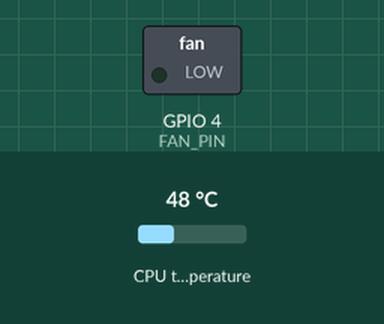
The program below on a simulated Raspberry Pi (BCM pin numbers). Shown: switched loads named in the program (green lamp = pin HIGH). The inputs (shaded band) are chosen by the test bench; at power-on: CPU temperature 48 °C.

Above: at 1.2 s.
1.3 s: CPU temperature set to 53 °C
4.0 s: CPU temperature set to 55 °C
At 4.5 s:
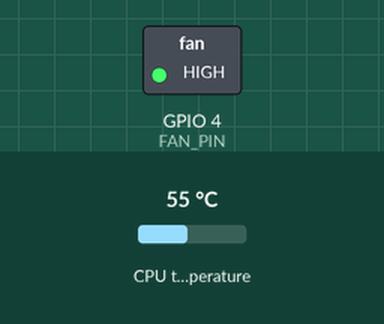
7.5 s: CPU temperature set to 58 °C
At 8.8 s:
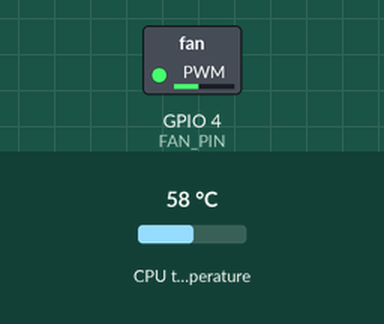
10.2 s: CPU temperature set to 71 °C
At 13.1 s:
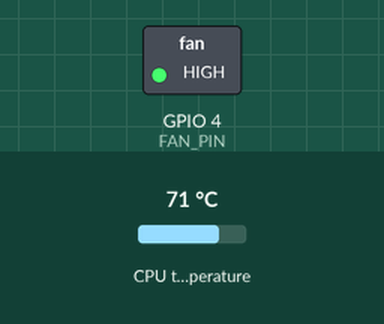
Timing chart, 0 to 14.5 s (numbered marks = the images above; inputs shaded):
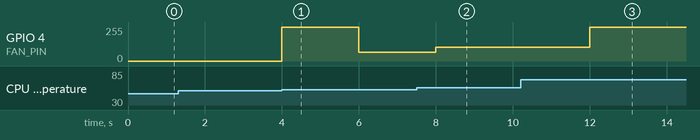

Measured:
- the behaviour switches between 54 and 55 °C on CPU temperature (found by bisection; images 0 and 1)
- after the input at 1.3 s, every drawn part: stays the same
- after the input at 4.0 s, GPIO 4 (FAN_PIN): 0/255 → 255/255 at once, → 64/255 2.0 s later
- after the input at 7.5 s, GPIO 4 (FAN_PIN): 64/255 → 102/255 after 0.50 s
- after the input at 10.2 s, GPIO 4 (FAN_PIN): 102/255 → 255/255 after 1.8 s

The program:

fan_ctrl.py
```python
#!/usr/bin/python3
# -*- coding: utf-8 -*-

import RPi.GPIO as GPIO
import time
import sys

# Configuration
FAN_PIN = 4  # BCM pin used to drive transistor's base
WAIT_TIME = 2  # [s] Time to wait between each refresh
FAN_MIN = 25  # [%] Fan minimum speed.
PWM_FREQ = 30  # [Hz] Change this value if fan has strange behavior
START_DELAY = 2  # [s] Time to wait while starting the fan from a full stop

# Configurable temperature and fan speed steps
tempSteps = [50, 70]  # [°C]
speedSteps = [0, 100]  # [%]

# Fan speed will change only of the difference of temperature is higher than hysteresis
hyst = 1

# Setup GPIO pin
GPIO.setmode(GPIO.BCM)
GPIO.setup(FAN_PIN, GPIO.OUT, initial=GPIO.LOW)
fan = GPIO.PWM(FAN_PIN, PWM_FREQ)
fan.start(0)

i = 0
cpuTemp = 0
fanSpeed = 0
cpuTempOld = 0
fanSpeedOld = 0

# We must set a speed value for each temperature step
if len(speedSteps) != len(tempSteps):
    print("Numbers of temp steps and speed steps are different")
    exit(0)

try:
    while 1:
        # Read CPU temperature
        cpuTempFile = open("/sys/class/thermal/thermal_zone0/temp", "r")
        cpuTemp = float(cpuTempFile.read()) / 1000
        cpuTempFile.close()

        # [DEBUG]: Print the CPU temperature
        # print('The CPU temperature is: ' + cpuTemp)

        # Calculate desired fan speed
        if abs(cpuTemp - cpuTempOld) > hyst:
            # Below first value, fan will run at min speed.
            if cpuTemp < tempSteps[0]:
                fanSpeed = speedSteps[0]
            # Above last value, fan will run at max speed
            elif cpuTemp >= tempSteps[len(tempSteps) - 1]:
                fanSpeed = speedSteps[len(tempSteps) - 1]
            # If temperature is between 2 steps, fan speed is calculated by linear interpolation
            else:
                for i in range(0, len(tempSteps) - 1):
                    if (cpuTemp >= tempSteps[i]) and (cpuTemp < tempSteps[i + 1]):
                        fanSpeed = round((speedSteps[i + 1] - speedSteps[i])
                                         / (tempSteps[i + 1] - tempSteps[i])
                                         * (cpuTemp - tempSteps[i])
                                         + speedSteps[i], 1)

            if fanSpeed != fanSpeedOld:
                if (fanSpeed != fanSpeedOld
                        and (fanSpeed >= FAN_MIN or fanSpeed == 0)):
                    if(fanSpeedOld == 0):
                        fan.ChangeDutyCycle(100)
                        time.sleep(START_DELAY)
                    # [DEBUG]: Pritn the fan speed for debug
                    # print('The Fan Speed is: ' + fanSpeed + '\n')
                    fan.ChangeDutyCycle(fanSpeed)
                    fanSpeedOld = fanSpeed
            cpuTempOld = cpuTemp

        # Wait until next refresh
        time.sleep(WAIT_TIME)


# If a keyboard interrupt occurs (ctrl + c), the GPIO is set to 0 and the program exits.
except KeyboardInterrupt:
    print("Fan ctrl interrupted by keyboard")
    GPIO.cleanup()
    sys.exit()
```
